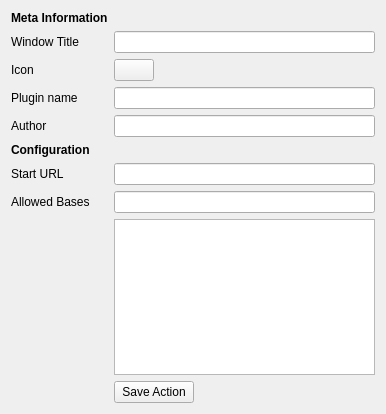
<?xml version="1.0" encoding="UTF-8"?>
<ui version="4.0">
 <class>WebAppEditor</class>
 <widget class="QWidget" name="WebAppEditor">
  <property name="geometry">
   <rect>
    <x>0</x>
    <y>0</y>
    <width>386</width>
    <height>414</height>
   </rect>
  </property>
  <property name="windowTitle">
   <string>Form</string>
  </property>
  <layout class="QFormLayout" name="formLayout">
   <property name="fieldGrowthPolicy">
    <enum>QFormLayout::ExpandingFieldsGrow</enum>
   </property>
   <item row="0" column="0">
    <widget class="QLabel" name="label_6">
     <property name="text">
      <string>&lt;b&gt;Meta Information&lt;/b&gt;</string>
     </property>
    </widget>
   </item>
   <item row="2" column="0">
    <widget class="QLabel" name="label_3">
     <property name="text">
      <string>Window Title</string>
     </property>
    </widget>
   </item>
   <item row="2" column="1">
    <widget class="QLineEdit" name="name"/>
   </item>
   <item row="3" column="0">
    <widget class="QLabel" name="label_10">
     <property name="text">
      <string>Icon</string>
     </property>
    </widget>
   </item>
   <item row="3" column="1">
    <widget class="KIconButton" name="icon"/>
   </item>
   <item row="4" column="0">
    <widget class="QLabel" name="label_5">
     <property name="text">
      <string>Plugin name</string>
     </property>
    </widget>
   </item>
   <item row="4" column="1">
    <widget class="QLineEdit" name="pluginName"/>
   </item>
   <item row="6" column="0">
    <widget class="QLabel" name="label_4">
     <property name="text">
      <string>Author</string>
     </property>
    </widget>
   </item>
   <item row="6" column="1">
    <widget class="QLineEdit" name="author"/>
   </item>
   <item row="8" column="0">
    <widget class="QLabel" name="label_9">
     <property name="text">
      <string>&lt;b&gt;Configuration&lt;/b&gt;</string>
     </property>
    </widget>
   </item>
   <item row="11" column="0">
    <widget class="QLabel" name="label">
     <property name="text">
      <string>Start URL</string>
     </property>
    </widget>
   </item>
   <item row="11" column="1">
    <widget class="KLineEdit" name="startUrl_4"/>
   </item>
   <item row="12" column="0">
    <widget class="QLabel" name="label_2">
     <property name="text">
      <string>Allowed Bases</string>
     </property>
    </widget>
   </item>
   <item row="12" column="1">
    <widget class="KLineEdit" name="allowedBasesLine"/>
   </item>
   <item row="16" column="1">
    <widget class="KListWidget" name="allowedBases"/>
   </item>
   <item row="17" column="1">
    <widget class="KPushButton" name="saveButton">
     <property name="text">
      <string>Save Action</string>
     </property>
    </widget>
   </item>
  </layout>
 </widget>
 <customwidgets>
  <customwidget>
   <class>KIconButton</class>
   <extends>QPushButton</extends>
   <header>kicondialog.h</header>
  </customwidget>
  <customwidget>
   <class>KListWidget</class>
   <extends>QListWidget</extends>
   <header>klistwidget.h</header>
  </customwidget>
  <customwidget>
   <class>KPushButton</class>
   <extends>QPushButton</extends>
   <header>kpushbutton.h</header>
  </customwidget>
  <customwidget>
   <class>KLineEdit</class>
   <extends>QLineEdit</extends>
   <header>klineedit.h</header>
  </customwidget>
 </customwidgets>
 <resources/>
 <connections/>
</ui>
